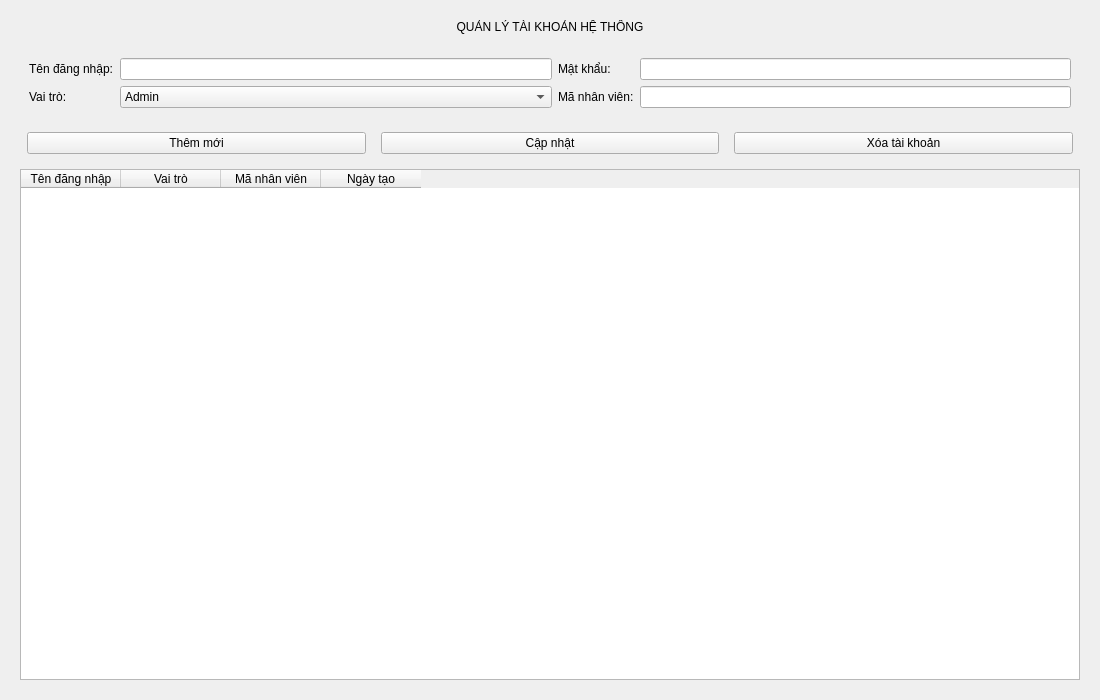
<?xml version="1.0" encoding="UTF-8"?>
<ui version="4.0">
 <class>MainWindow</class>
 <widget class="QMainWindow" name="MainWindow">
  <property name="geometry">
   <rect>
    <x>0</x>
    <y>0</y>
    <width>1100</width>
    <height>700</height>
   </rect>
  </property>
  <widget class="QWidget" name="centralwidget">
   <layout class="QVBoxLayout" name="vboxlayout">
    <property name="spacing">
     <number>15</number>
    </property>
    <property name="margin">
     <number>20</number>
    </property>
    <item>
     <widget class="QLabel" name="label">
      <property name="text">
       <string>QUẢN LÝ TÀI KHOẢN HỆ THỐNG</string>
      </property>
      <property name="alignment">
       <set>Qt::AlignCenter</set>
      </property>
     </widget>
    </item>
    <item>
     <widget class="QFrame" name="frame">
      <layout class="QGridLayout" name="gridlayout">
       <item row="0" column="0"><widget class="QLabel" name="label1"><property name="text"><string>Tên đăng nhập:</string></property></widget></item>
       <item row="0" column="1"><widget class="QLineEdit" name="txt_username"/></item>
       <item row="0" column="2"><widget class="QLabel" name="label2"><property name="text"><string>Mật khẩu:</string></property></widget></item>
       <item row="0" column="3"><widget class="QLineEdit" name="txt_password"><property name="echoMode"><enum>QLineEdit::Password</enum></property></widget></item>
       <item row="1" column="0"><widget class="QLabel" name="label3"><property name="text"><string>Vai trò:</string></property></widget></item>
       <item row="1" column="1">
        <widget class="QComboBox" name="cb_role">
         <item><property name="text"><string>Admin</string></property></item>
         <item><property name="text"><string>Nhân viên</string></property></item>
        </widget>
       </item>
       <item row="1" column="2"><widget class="QLabel" name="label4"><property name="text"><string>Mã nhân viên:</string></property></widget></item>
       <item row="1" column="3"><widget class="QLineEdit" name="txt_manv"/></item>
      </layout>
     </widget>
    </item>
    <item>
     <layout class="QHBoxLayout" name="hboxlayout">
      <item><spacer><property name="orientation"><enum>Qt::Horizontal</enum></property></spacer></item>
      <item><widget class="QPushButton" name="btn_add"><property name="text"><string>Thêm mới</string></property></widget></item>
      <item><widget class="QPushButton" name="btn_update"><property name="text"><string>Cập nhật</string></property></widget></item>
      <item><widget class="QPushButton" name="btn_delete"><property name="text"><string>Xóa tài khoản</string></property></widget></item>
      <item><spacer><property name="orientation"><enum>Qt::Horizontal</enum></property></spacer></item>
     </layout>
    </item>
    <item>
     <widget class="QTableWidget" name="table_accounts">
      <column><property name="text"><string>Tên đăng nhập</string></property></column>
      <column><property name="text"><string>Vai trò</string></property></column>
      <column><property name="text"><string>Mã nhân viên</string></property></column>
      <column><property name="text"><string>Ngày tạo</string></property></column>
     </widget>
    </item>
   </layout>
  </widget>
 </widget>
</ui>
